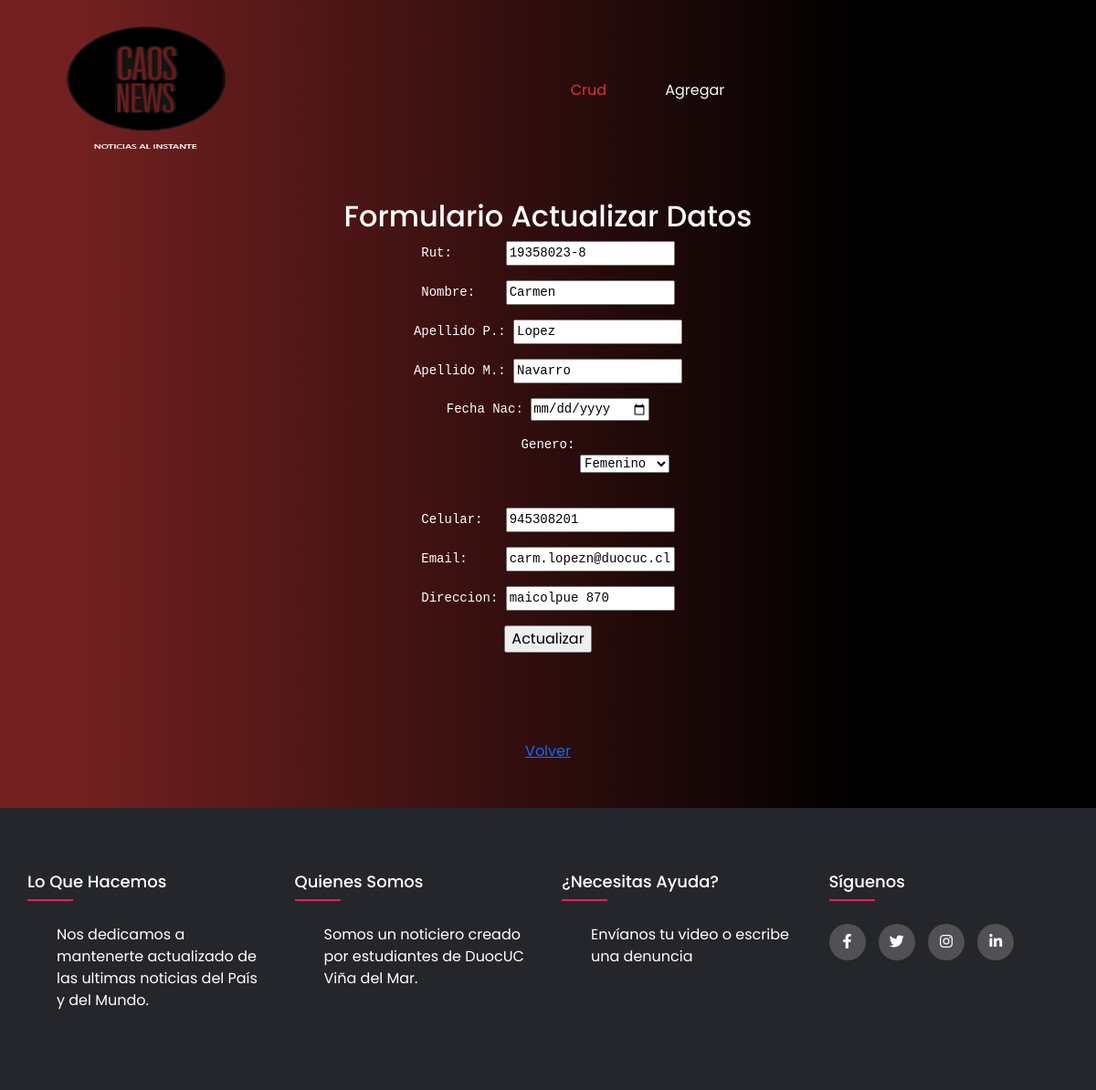
The app's page /usuariosCaos/usuarios_finEdit/19358023-8/ with its own data.
### usuariosCaos/models.py (models this page shows, shortened)
class UsuariosCaosNews(models.Model):
    rut              = models.CharField(primary_key=True, max_length=10)
    nombre           = models.CharField(max_length=20)
    apellido_paterno = models.CharField(max_length=20)
    apellido_materno = models.CharField(max_length=20)
    fecha_nacimiento = models.DateField(blank=False, null=False)
    id_genero        = models.ForeignKey('Genero',on_delete=models.CASCADE, db_column='idGenero')
    telefono         = models.CharField(max_length=45)
    email            = models.EmailField(unique=True, max_length=100, blank=True, null=True)
    direccion        = models.CharField(max_length=50, blank=True, null=True)
    activo           = models.IntegerField()

### usuariosCaos/views.py (the view)
# urls.py: path('usuarios_finEdit/<str:pk>/', views.usuarios_finEdit, name='usuarios_finEdit'),
def usuarios_finEdit(request, pk):
    if pk != "":
        usuario = UsuariosCaosNews.objects.get(rut=pk)
        generos = Genero.objects.all()
        context = {'usuario': usuario, 'generos': generos}
        if usuario:
            return render(request, 'usuariosCaos/usuariosC_edit.html', context)
        else:
            context = {'mensaje': "Error, rut no existe..."}
            return render(request, 'usuariosCaos/usuariosC_list.html', context)

### usuariosCaos/templates/usuariosCaos/usuariosC_edit.html (shortened to what this page needs)
{% load static %}
<!DOCTYPE html>
<html lang="en">
<head>
    <link href="https://cdn.jsdelivr.net/npm/bootstrap@5.3.3/dist/css/bootstrap.min.css" rel="stylesheet"
>
    <link rel="stylesheet" type="text/css"
        href="https://cdnjs.cloudflare.com/ajax/libs/font-awesome/5.15.1/css/all.min.css">
    <link rel="stylesheet" href="{% static 'css/style.css'%}">
    <link rel="stylesheet" href="{% static 'css/piedepagina.css'%}">
</head>
<body>
    <header>
        {% include 'usuariosCaos/navbar_admin.html' %}
    </header>
    <div style="text-align: center;">
        {% if usuario %}
        <h2>Formulario Actualizar Datos</h2>
        <form action="{% url 'usuarioUpdate' %}" method="POST">
            <pre>Rut:       <input type="text" name="rut" value="{{ usuario.rut }}" readonly></pre>
            <pre>Nombre:    <input type="text" name="nombre" value="{{ usuario.nombre }}"></pre>
            <pre>Apellido P.: <input type="text" name="paterno" value="{{ usuario.apellido_paterno }}"></pre>
            <pre>Apellido M.: <input type="text" name="materno" value="{{ usuario.apellido_materno }}"></pre>
            <pre>Fecha Nac: <input type="date" name="fechaNac" value="{{ usuario.fecha_nacimiento }}"></pre>
            <pre>Genero:
                    <select name="genero">
                        {% for genero in generos %}
                            {% if genero.id_genero == usuario.id_genero.id_genero %}
                                <option value="{{ genero.id_genero }}" selected>{{ genero.genero }}</option>
                            {% else %}
                                <option value="{{ genero.id_genero }}">{{ genero.genero }}</option>
                            {% endif %}
                        {% endfor %}
                    </select>
                </pre>
            <pre>Celular:   <input type="text" name="telefono" value="{{ usuario.telefono }}"></pre>
            <pre>Email:     <input type="text" name="email" value="{{ usuario.email }}"></pre>
            <pre>Direccion: <input type="text" name="direccion" value="{{ usuario.direccion }}"></pre>
            <input type="submit" name="opcion" value="Actualizar">
        </form>
        <br><br>
        {% endif %}
        <br><br>
        <a href="{% url 'crud' %}">Volver</a>
    </div>
    <footer class="footer">
        {% include 'usuariosCaos/footer.html' %}
    </footer>
</body>
</html>

### records on screen
UsuariosCaosNews: rut "19358023-8", nombre "Carmen", paterno "Lopez", materno "Navarro", telefono "945308201", email "carm.lopezn@duocuc.cl", direccion "maicolpue 870"

### other values on screen
form field genero "Femenino"
